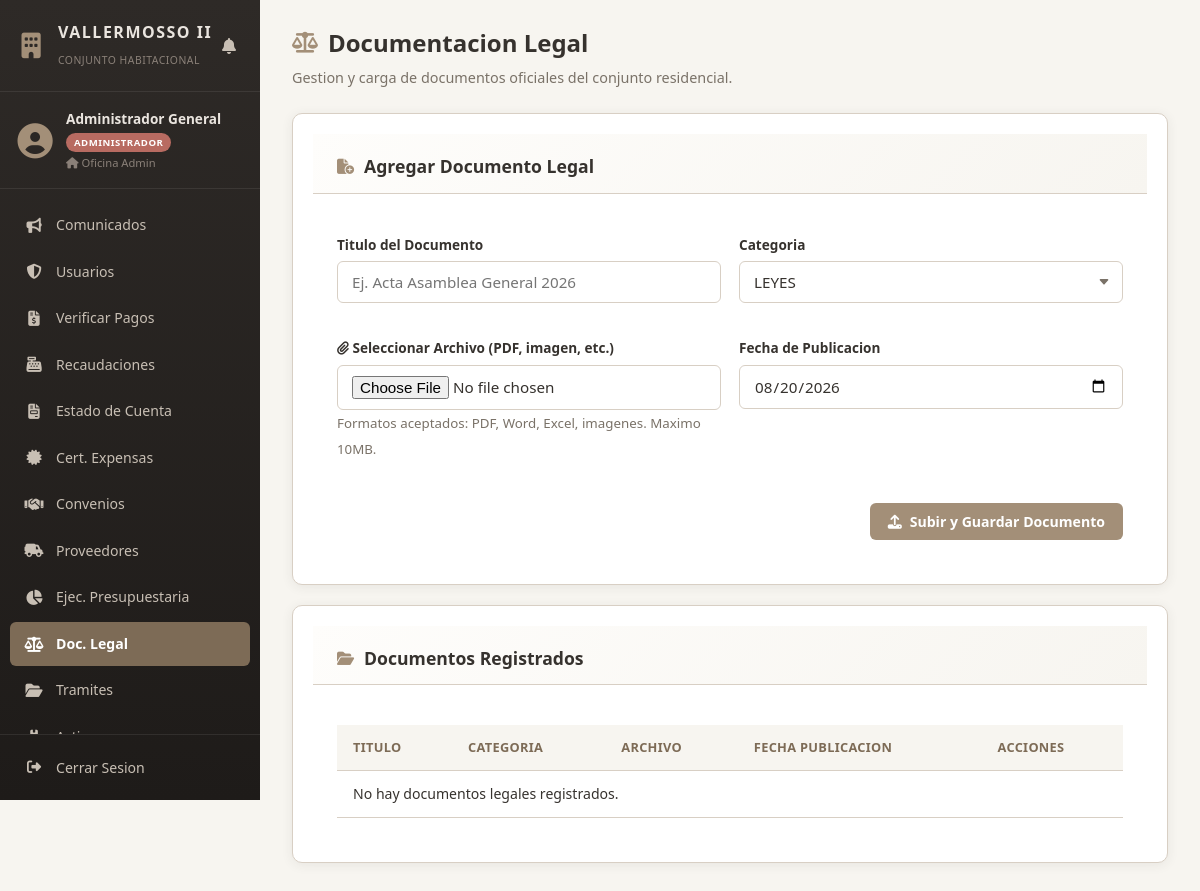
Page /views/administrador/documentacion_legal.php (signed in) on the earlier database version.
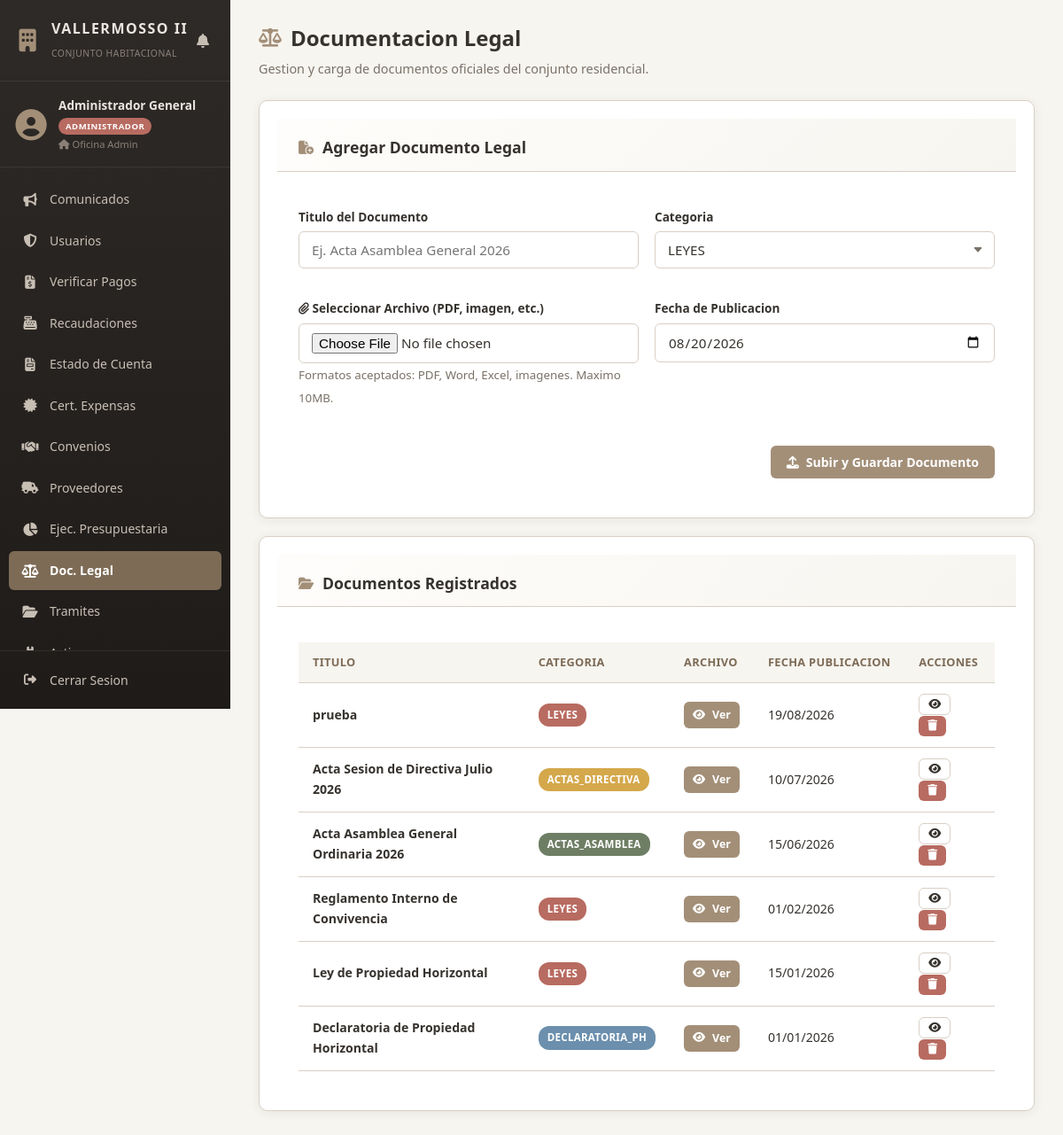
Same page on the later database version.
### tables this page shows
CREATE TABLE `documentos_directiva` (
  `id_documento` int(11) NOT NULL,
  `titulo` varchar(150) NOT NULL,
  `categoria` enum('LEYES','ACTAS_ASAMBLEA','ACTAS_DIRECTIVA','DECLARATORIA_PH') NOT NULL,
  `archivo_url` varchar(255) NOT NULL,
  `fecha_publicacion` date NOT NULL
);

### views/administrador/documentacion_legal.php (the view, shortened to what the changed rows need)
<?php
$db = Database::obtenerConexion();
$stmt = $db->query("SELECT * FROM documentos_directiva ORDER BY fecha_publicacion DESC");
$documentos = $stmt->fetchAll(PDO::FETCH_ASSOC);
?>
<!DOCTYPE html>
<html lang="es">
<head>
    <link rel="stylesheet" href="../../public/css/style.css">
    <link rel="stylesheet" href="https://cdnjs.cloudflare.com/ajax/libs/font-awesome/6.4.0/css/all.min.css">
</head>
<body>
<div class="app-layout">
    <?php include_once __DIR__ . '/../sidebar.php'; ?>
    <main class="main-content">
        <header class="content-header">
            <h1><i class="fa-solid fa-scale-balanced"></i> Documentacion Legal</h1>
        </header>
        <section class="card">
            <div class="card-header">
                <h2><i class="fa-solid fa-file-circle-plus"></i> Agregar Documento Legal</h2>
            </div>
        </section>
        <section class="card">
            <div class="card-header">
                <h2><i class="fa-solid fa-folder-open"></i> Documentos Registrados</h2>
            </div>
            <div class="card-body">
                <div class="table-responsive">
                    <table class="table">
                        <thead>
                            <tr>
                                <th>Titulo</th>
                                <th>Categoria</th>
                                <th>Archivo</th>
                                <th>Fecha Publicacion</th>
                                <th>Acciones</th>
                            </tr>
                        </thead>
                        <tbody>
                            <?php if (empty($documentos)): ?>
                                <tr>
                                    <td colspan="5" class="text-center">No hay documentos legales registrados.</td>
                                </tr>
                            <?php else: ?>
                                <?php foreach ($documentos as $doc): ?>
                                    <tr>
                                        <td><strong><?= htmlspecialchars($doc['titulo']) ?></strong></td>
                                        <td>
                                            <?php
                                                $catBadge = 'badge-info';
                                                if ($doc['categoria'] === 'LEYES') $catBadge = 'badge-danger';
                                                elseif ($doc['categoria'] === 'ACTAS_ASAMBLEA') $catBadge = 'badge-success';
                                                elseif ($doc['categoria'] === 'ACTAS_DIRECTIVA') $catBadge = 'badge-warning';
                                                elseif ($doc['categoria'] === 'DECLARATORIA_PH') $catBadge = 'badge-info';
                                            ?>
                                            <span class="badge <?= $catBadge ?>"><?= htmlspecialchars($doc['categoria']) ?></span>
                                        </td>
                                        <td>
                                            <?php if (!empty($doc['archivo_url'])): ?>
                                                <a href="../../<?= htmlspecialchars($doc['archivo_url']) ?>" target="_blank" class="btn btn-sm btn-primary">
                                                    <i class="fa-solid fa-eye"></i> Ver
                                                </a>
                                            <?php else: ?>
                                                <span style="color: var(--text-muted);">Sin archivo</span>
                                            <?php endif; ?>
                                        </td>
                                        <td><?= date('d/m/Y', strtotime($doc['fecha_publicacion'])) ?></td>
                                        <td>
                                            <?php if (!empty($doc['archivo_url'])): ?>
                                                <a href="../../<?= htmlspecialchars($doc['archivo_url']) ?>" target="_blank" class="btn btn-sm btn-outline" title="Ver documento">
                                                    <i class="fa-solid fa-eye"></i>
                                                </a>
                                            <?php endif; ?>
                                            <form action="../../controllers/AdministradorController.php" method="POST" style="display:inline;" onsubmit="return confirm('Eliminar este documento?');">
                                                <button type="submit" class="btn btn-sm btn-danger" title="Eliminar"><i class="fa-solid fa-trash"></i></button>
                                            </form>
                                        </td>
                                    </tr>
                                <?php endforeach; ?>
                            <?php endif; ?>
                        </tbody>
                    </table>
                </div>
            </div>
        </section>
    </main>
</div>
</body>
</html>

### views/sidebar.php (shortened to what the changed rows need)
<?php
$rol = $_SESSION['rol'] ?? $_SESSION['usuario_rol'] ?? '';
$paginaActual = basename($_SERVER['SCRIPT_NAME'], '.php');
$menuItems = [];
if (strtoupper($rol) === 'ADMINISTRADOR') {
    $menuItems = [
        ['icon' => 'fa-solid fa-bullhorn', 'label' => 'Comunicados', 'file' => 'comunicados.php', 'section' => 'administrador'],
        ['icon' => 'fa-solid fa-shield-halved', 'label' => 'Usuarios', 'file' => 'usuarios.php', 'section' => 'administrador'],
        ['icon' => 'fa-solid fa-file-invoice-dollar', 'label' => 'Verificar Pagos', 'file' => 'verificar_pagos.php', 'section' => 'administrador'],
        ['icon' => 'fa-solid fa-cash-register', 'label' => 'Recaudaciones', 'file' => 'recaudacion.php', 'section' => 'administrador'],
        ['icon' => 'fa-solid fa-file-invoice', 'label' => 'Estado de Cuenta', 'file' => 'estado_cuenta.php', 'section' => 'administrador'],
        ['icon' => 'fa-solid fa-certificate', 'label' => 'Cert. Expensas', 'file' => 'certificado_expensas.php', 'section' => 'administrador'],
        ['icon' => 'fa-solid fa-handshake', 'label' => 'Convenios', 'file' => 'convenios.php', 'section' => 'administrador'],
        ['icon' => 'fa-solid fa-truck-field', 'label' => 'Proveedores', 'file' => 'proveedores.php', 'section' => 'administrador'],
        ['icon' => 'fa-solid fa-chart-pie', 'label' => 'Ejec. Presupuestaria', 'file' => 'ejecucion_presupuestaria.php', 'section' => 'administrador'],
        ['icon' => 'fa-solid fa-scale-balanced', 'label' => 'Doc. Legal', 'file' => 'documentacion_legal.php', 'section' => 'administrador'],
        ['icon' => 'fa-solid fa-folder-open', 'label' => 'Tramites', 'file' => 'tramites.php', 'section' => 'administrador'],
        ['icon' => 'fa-solid fa-boxes-stacked', 'label' => 'Activos', 'file' => 'activos.php', 'section' => 'administrador'],
        ['icon' => 'fa-solid fa-building', 'label' => 'Espacios', 'file' => 'espacios.php', 'section' => 'administrador'],
        ['icon' => 'fa-solid fa-triangle-exclamation', 'label' => 'Incidencias', 'file' => 'incidencias.php', 'section' => 'administrador'],
        ['icon' => 'fa-solid fa-square-poll-vertical', 'label' => 'Encuestas', 'file' => 'encuestas.php', 'section' => 'administrador'],
    ];
}
?>
<aside id="sidebar" class="sidebar">
    <div class="sidebar-header">
        <div class="sidebar-brand">
            <div>
                <h2>VALLERMOSSO II</h2>
            </div>
        </div>
    </div>
    <nav class="sidebar-nav">
        <ul>
            <?php foreach ($menuItems as $item): ?>
                <?php
                    $isActive = ($paginaActual === pathinfo($item['file'], PATHINFO_FILENAME));
                    $href = "../{$item['section']}/{$item['file']}";
                ?>
                <li>
                    <a href="<?= $href ?>" class="<?= $isActive ? 'active' : '' ?>">
                        <i class="<?= $item['icon'] ?>"></i>
                        <span class="nav-text"><?= $item['label'] ?></span>
                    </a>
                </li>
            <?php endforeach; ?>
        </ul>
    </nav>
</aside>

Differences in the rows shown:
added documentos_directiva: titulo "prueba", categoria "LEYES", fecha_publicacion "19/08/2026"
added documentos_directiva: titulo "Acta Sesion de Directiva Julio 2026", categoria "ACTAS_DIRECTIVA", fecha_publicacion "10/07/2026"
added documentos_directiva: titulo "Acta Asamblea General Ordinaria 2026", categoria "ACTAS_ASAMBLEA", fecha_publicacion "15/06/2026"
added documentos_directiva: titulo "Reglamento Interno de Convivencia", categoria "LEYES", fecha_publicacion "01/02/2026"
added documentos_directiva: titulo "Ley de Propiedad Horizontal", categoria "LEYES", fecha_publicacion "15/01/2026"
added documentos_directiva: titulo "Declaratoria de Propiedad Horizontal", categoria "DECLARATORIA_PH", fecha_publicacion "01/01/2026"
Other differences:
text no longer shown: "No hay documentos legales registrados."
